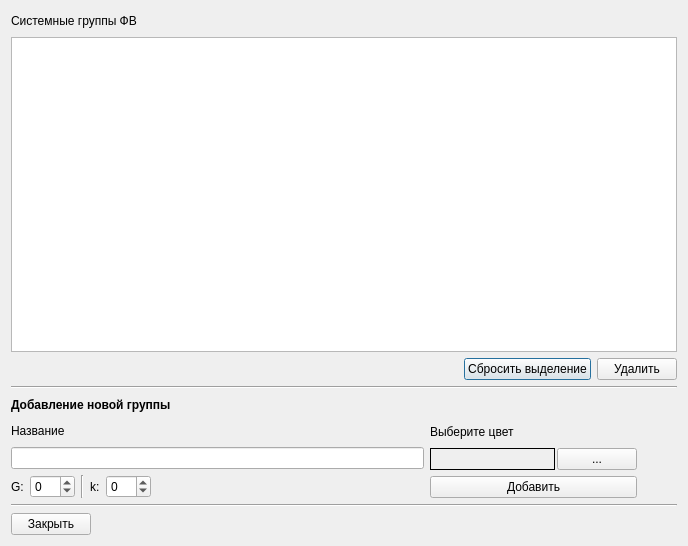
<?xml version="1.0" encoding="UTF-8"?>
<ui version="4.0">
 <class>AddSysGroup</class>
 <widget class="QDialog" name="AddSysGroup">
  <property name="geometry">
   <rect>
    <x>0</x>
    <y>0</y>
    <width>688</width>
    <height>546</height>
   </rect>
  </property>
  <property name="windowTitle">
   <string>Системные группы</string>
  </property>
  <layout class="QVBoxLayout" name="verticalLayout_5">
   <item>
    <layout class="QVBoxLayout" name="verticalLayout">
     <item>
      <layout class="QHBoxLayout" name="horizontalLayout_2">
       <item>
        <widget class="QLabel" name="label">
         <property name="text">
          <string>Системные группы ФВ</string>
         </property>
        </widget>
       </item>
       <item>
        <spacer name="horizontalSpacer">
         <property name="orientation">
          <enum>Qt::Horizontal</enum>
         </property>
         <property name="sizeHint" stdset="0">
          <size>
           <width>40</width>
           <height>20</height>
          </size>
         </property>
        </spacer>
       </item>
      </layout>
     </item>
     <item>
      <widget class="QListWidget" name="listWidget"/>
     </item>
     <item>
      <layout class="QHBoxLayout" name="horizontalLayout">
       <item>
        <spacer name="horizontalSpacer_2">
         <property name="orientation">
          <enum>Qt::Horizontal</enum>
         </property>
         <property name="sizeHint" stdset="0">
          <size>
           <width>40</width>
           <height>20</height>
          </size>
         </property>
        </spacer>
       </item>
       <item>
        <widget class="QPushButton" name="pushButton_5">
         <property name="text">
          <string>Сбросить выделение</string>
         </property>
        </widget>
       </item>
       <item>
        <widget class="QPushButton" name="pushButton">
         <property name="text">
          <string>Удалить</string>
         </property>
         <property name="icon">
          <iconset resource="res.qrc">
           <normaloff>:/pics/pics/delete.png</normaloff>:/pics/pics/delete.png</iconset>
         </property>
        </widget>
       </item>
      </layout>
     </item>
    </layout>
   </item>
   <item>
    <widget class="Line" name="line">
     <property name="orientation">
      <enum>Qt::Horizontal</enum>
     </property>
    </widget>
   </item>
   <item>
    <layout class="QHBoxLayout" name="horizontalLayout_8">
     <item>
      <widget class="QLabel" name="label_2">
       <property name="font">
        <font>
         <weight>75</weight>
         <bold>true</bold>
        </font>
       </property>
       <property name="text">
        <string>Добавление новой группы</string>
       </property>
      </widget>
     </item>
     <item>
      <spacer name="horizontalSpacer_7">
       <property name="orientation">
        <enum>Qt::Horizontal</enum>
       </property>
       <property name="sizeHint" stdset="0">
        <size>
         <width>40</width>
         <height>20</height>
        </size>
       </property>
      </spacer>
     </item>
    </layout>
   </item>
   <item>
    <layout class="QHBoxLayout" name="horizontalLayout_7" stretch="6,3,0">
     <item>
      <layout class="QVBoxLayout" name="verticalLayout_4">
       <item>
        <layout class="QVBoxLayout" name="verticalLayout_2">
         <item>
          <layout class="QHBoxLayout" name="horizontalLayout_6">
           <item>
            <widget class="QLabel" name="label_3">
             <property name="text">
              <string>Название</string>
             </property>
            </widget>
           </item>
           <item>
            <spacer name="horizontalSpacer_4">
             <property name="orientation">
              <enum>Qt::Horizontal</enum>
             </property>
             <property name="sizeHint" stdset="0">
              <size>
               <width>40</width>
               <height>20</height>
              </size>
             </property>
            </spacer>
           </item>
          </layout>
         </item>
         <item>
          <widget class="QLineEdit" name="lineEdit">
           <property name="statusTip">
            <string>Добавление новой системной группы</string>
           </property>
          </widget>
         </item>
        </layout>
       </item>
       <item>
        <layout class="QHBoxLayout" name="horizontalLayout_5">
         <item>
          <widget class="QLabel" name="label_5">
           <property name="text">
            <string>G:</string>
           </property>
          </widget>
         </item>
         <item>
          <widget class="QSpinBox" name="g_coord">
           <property name="minimum">
            <number>-30</number>
           </property>
           <property name="maximum">
            <number>30</number>
           </property>
          </widget>
         </item>
         <item>
          <widget class="Line" name="line_3">
           <property name="orientation">
            <enum>Qt::Vertical</enum>
           </property>
          </widget>
         </item>
         <item>
          <widget class="QLabel" name="label_6">
           <property name="text">
            <string>k:</string>
           </property>
          </widget>
         </item>
         <item>
          <widget class="QSpinBox" name="k_coord">
           <property name="minimum">
            <number>-30</number>
           </property>
           <property name="maximum">
            <number>30</number>
           </property>
          </widget>
         </item>
         <item>
          <spacer name="horizontalSpacer_6">
           <property name="orientation">
            <enum>Qt::Horizontal</enum>
           </property>
           <property name="sizeHint" stdset="0">
            <size>
             <width>40</width>
             <height>20</height>
            </size>
           </property>
          </spacer>
         </item>
        </layout>
       </item>
      </layout>
     </item>
     <item>
      <layout class="QVBoxLayout" name="verticalLayout_3" stretch="0,0,0">
       <item>
        <widget class="QLabel" name="label_4">
         <property name="text">
          <string>Выберите цвет</string>
         </property>
        </widget>
       </item>
       <item>
        <layout class="QHBoxLayout" name="horizontalLayout_3" stretch="5,2">
         <property name="spacing">
          <number>2</number>
         </property>
         <property name="sizeConstraint">
          <enum>QLayout::SetDefaultConstraint</enum>
         </property>
         <property name="leftMargin">
          <number>0</number>
         </property>
         <property name="topMargin">
          <number>0</number>
         </property>
         <property name="rightMargin">
          <number>0</number>
         </property>
         <item>
          <widget class="QLabel" name="color_value">
           <property name="frameShape">
            <enum>QFrame::Box</enum>
           </property>
           <property name="text">
            <string/>
           </property>
           <property name="alignment">
            <set>Qt::AlignCenter</set>
           </property>
          </widget>
         </item>
         <item>
          <widget class="QPushButton" name="pushButton_4">
           <property name="text">
            <string>...</string>
           </property>
          </widget>
         </item>
        </layout>
       </item>
       <item>
        <widget class="QPushButton" name="pushButton_2">
         <property name="text">
          <string>Добавить</string>
         </property>
         <property name="icon">
          <iconset resource="res.qrc">
           <normaloff>:/pics/pics/ok.png</normaloff>:/pics/pics/ok.png</iconset>
         </property>
        </widget>
       </item>
      </layout>
     </item>
     <item>
      <spacer name="horizontalSpacer_5">
       <property name="orientation">
        <enum>Qt::Horizontal</enum>
       </property>
       <property name="sizeHint" stdset="0">
        <size>
         <width>40</width>
         <height>20</height>
        </size>
       </property>
      </spacer>
     </item>
    </layout>
   </item>
   <item>
    <widget class="Line" name="line_2">
     <property name="orientation">
      <enum>Qt::Horizontal</enum>
     </property>
    </widget>
   </item>
   <item>
    <layout class="QHBoxLayout" name="horizontalLayout_4">
     <property name="rightMargin">
      <number>1</number>
     </property>
     <item>
      <widget class="QPushButton" name="pushButton_3">
       <property name="text">
        <string>Закрыть</string>
       </property>
       <property name="icon">
        <iconset resource="res.qrc">
         <normaloff>:/pics/pics/closehide.png</normaloff>:/pics/pics/closehide.png</iconset>
       </property>
      </widget>
     </item>
     <item>
      <spacer name="horizontalSpacer_3">
       <property name="orientation">
        <enum>Qt::Horizontal</enum>
       </property>
       <property name="sizeHint" stdset="0">
        <size>
         <width>40</width>
         <height>20</height>
        </size>
       </property>
      </spacer>
     </item>
    </layout>
   </item>
  </layout>
 </widget>
 <resources>
  <include location="res.qrc"/>
 </resources>
 <connections>
  <connection>
   <sender>pushButton_3</sender>
   <signal>clicked()</signal>
   <receiver>AddSysGroup</receiver>
   <slot>close()</slot>
   <hints>
    <hint type="sourcelabel">
     <x>78</x>
     <y>434</y>
    </hint>
    <hint type="destinationlabel">
     <x>120</x>
     <y>415</y>
    </hint>
   </hints>
  </connection>
 </connections>
</ui>
